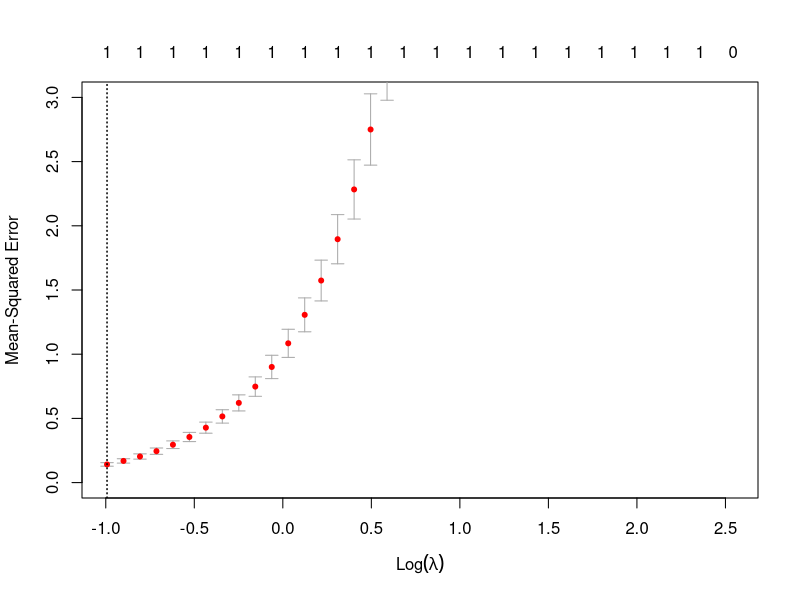

This figure's R source:
###############################################################################
##                            Assignment 1                                   ##
###############################################################################

#  ------------------------     Task 1    ----------------------------------  #

# Read csv file 
tecator = read.csv("tecator.csv", header = TRUE)

# Split dataframe into train and test (50/50)
n = dim(tecator)[1]
set.seed(12345)
id = sample(1:n, floor(n*0.5))
train = tecator[id,]

id1 = setdiff(1:n, id)
set.seed(12345)
id2 = sample(id1, floor(n*0.5))
test = tecator[id2,]

# Fit linear regression to the training data
m_train=lm(train$Fat~., train[,1:(ncol(train)-2)])
m_test=lm(train$Fat~., test[,1:(ncol(test)-2)])

# predict(m_train)
summary(m_train)

summary(m_train)$coefficient

# Estimate the training error
mean((train$Fat - predict(m_train)) ^ 2)
# Estimate the training error
mean((train$Fat - predict(m_test)) ^ 2)

#  ------------------------     Task 2    ----------------------------------  #



#  ------------------------     Task 3    ----------------------------------  #

library(glmnet)

# Define response variables
y = tecator$Fat

# Define matrix of predictor variable
x = as.matrix(tecator[,2:(ncol(train)-2)])

# Perform k-fold cross-validation to find optimal lambda value
cv_model <- cv.glmnet(x, y, alpha = 1)

#find optimal lambda value that minimizes test MSE
best_lambda <- cv_model$lambda.min
best_lambda

#produce plot of test MSE by lambda value
plot(cv_model, ylim=(c(0,3)))



